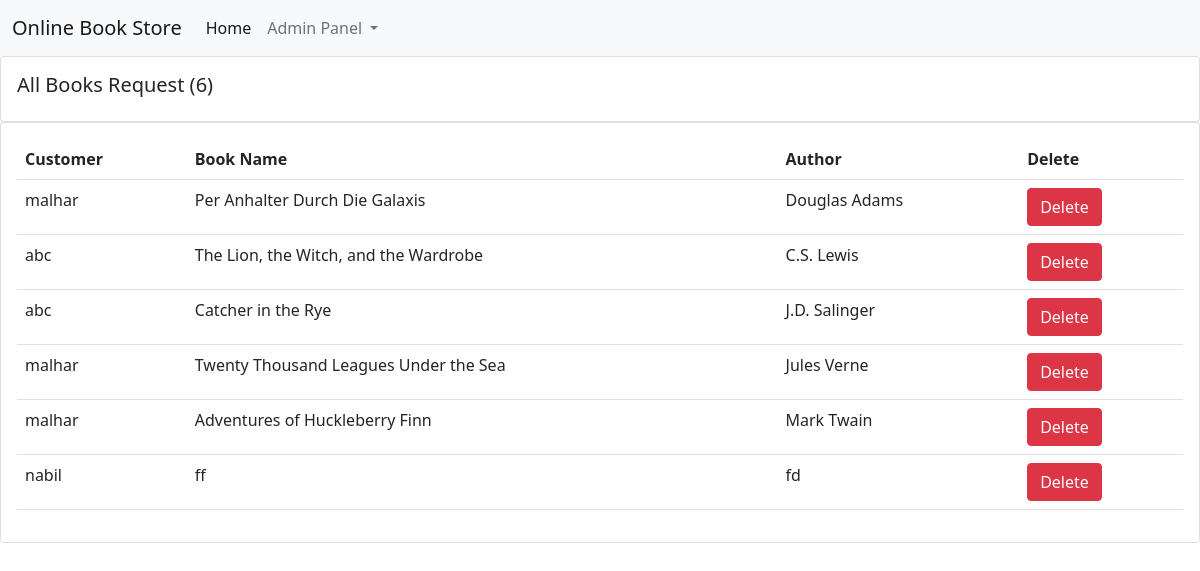
Screenshot of /see_requested_books/ with the database file from the repository.
### books/models.py (models this page shows, shortened)
class Request_Book(models.Model):
    book_name = models.CharField(max_length=100)
    author = models.CharField(max_length=100)
    user = models.ForeignKey(User, on_delete=models.CASCADE, default=1)

### books/views.py (the view)
# urls.py: path("see_requested_books/", views.see_requested_books, name="see_requested_books"),
def see_requested_books(request):
    requested_book = Request_Book.objects.all()
    requested_books_count = requested_book.count()
    return render(request, "see_requested_books.html", {'requested_book':requested_book, 'requested_books_count':requested_books_count})

### books/templates/see_requested_books.html (shortened to what this page needs)
{% extends 'admin_navbar.html' %}
{% block body %}
{% load static %}
<div class="row">
    <div class="col-md">
      <div class="card card-body">
        <h5>All Books Request ({{requested_books_count}})</h5>
      </div>
      <div class="card card-body">
        <table class="table">
          <tr>
            <th>Customer</th>
            <th>Book Name</th>
            <th>Author</th>
            <th>Delete</th>
          </tr>
          {% for i in requested_book %}
            <tr>
              <td>{{i.user}}</td>
              <td>{{i.book_name}}</td>
              <td>{{i.author}}</td>
              <td><a href="/delete_requested_books/delete_{{i.id}}/" class="btn btn-danger">Delete</a></td>
            </tr>
          {% endfor %}
        </table>
      </div>
    </div>
  </div>
  {% endblock %}

### rows the page displays
Request_Book: user "malhar", book_name "Per Anhalter Durch Die Galaxis", author "Douglas Adams"
Request_Book: user "abc", book_name "The Lion, the Witch, and the Wardrobe", author "C.S. Lewis"
Request_Book: user "abc", book_name "Catcher in the Rye", author "J.D. Salinger"
Request_Book: user "malhar", book_name "Twenty Thousand Leagues Under the Sea", author "Jules Verne"
Request_Book: user "malhar", book_name "Adventures of Huckleberry Finn", author "Mark Twain"
Request_Book: user "nabil", book_name "ff", author "fd"

### other values shown
{{ requested_books_count }} "6"
